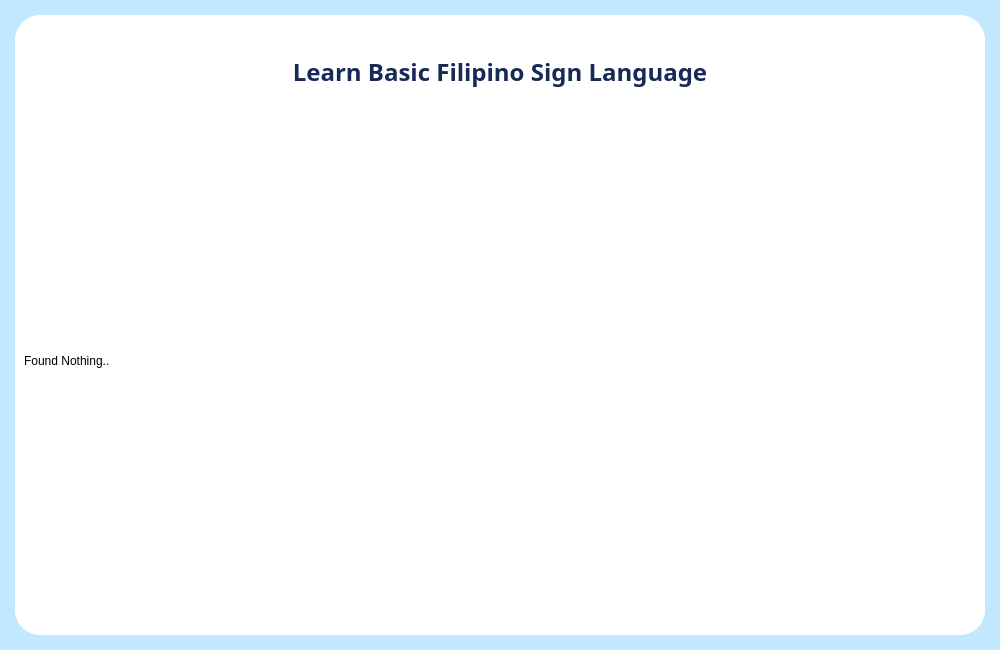
<?xml version="1.0" encoding="UTF-8"?>
<ui version="4.0">
 <class>MainWindow</class>
 <widget class="QMainWindow" name="MainWindow">
  <property name="geometry">
   <rect>
    <x>0</x>
    <y>0</y>
    <width>1000</width>
    <height>650</height>
   </rect>
  </property>
  <property name="windowTitle">
   <string>MainWindow</string>
  </property>
  <widget class="QWidget" name="centralwidget">
   <property name="styleSheet">
    <string notr="true">QWidget {
background-color : #C2E8FF
}</string>
   </property>
   <layout class="QVBoxLayout" name="verticalLayout">
    <property name="leftMargin">
     <number>15</number>
    </property>
    <property name="topMargin">
     <number>15</number>
    </property>
    <property name="rightMargin">
     <number>15</number>
    </property>
    <property name="bottomMargin">
     <number>15</number>
    </property>
    <item>
     <widget class="QStackedWidget" name="stackedWidget">
      <property name="styleSheet">
       <string notr="true"/>
      </property>
      <property name="currentIndex">
       <number>2</number>
      </property>
      <widget class="QWidget" name="page_home">
       <property name="styleSheet">
        <string notr="true">QWidget {
background-color : #ffffff;
border-radius : 25px;
}</string>
       </property>
       <layout class="QVBoxLayout" name="verticalLayout_2" stretch="0,0,5,0">
        <item>
         <layout class="QHBoxLayout" name="horizontalLayout" stretch="1,0">
          <property name="leftMargin">
           <number>10</number>
          </property>
          <property name="topMargin">
           <number>5</number>
          </property>
          <item>
           <widget class="QLabel" name="label_logo">
            <property name="maximumSize">
             <size>
              <width>200</width>
              <height>100</height>
             </size>
            </property>
            <property name="text">
             <string/>
            </property>
            <property name="pixmap">
             <pixmap>icons/logo.png</pixmap>
            </property>
            <property name="scaledContents">
             <bool>true</bool>
            </property>
            <property name="alignment">
             <set>Qt::AlignLeading|Qt::AlignLeft|Qt::AlignTop</set>
            </property>
            <property name="margin">
             <number>0</number>
            </property>
           </widget>
          </item>
          <item>
           <spacer name="horizontalSpacer">
            <property name="orientation">
             <enum>Qt::Horizontal</enum>
            </property>
            <property name="sizeHint" stdset="0">
             <size>
              <width>40</width>
              <height>20</height>
             </size>
            </property>
           </spacer>
          </item>
         </layout>
        </item>
        <item>
         <layout class="QHBoxLayout" name="horizontalLayout_4" stretch="1">
          <item>
           <widget class="QLabel" name="label_home">
            <property name="enabled">
             <bool>true</bool>
            </property>
            <property name="font">
             <font>
              <family>Coolvetica Rg</family>
              <pointsize>18</pointsize>
              <weight>75</weight>
              <bold>true</bold>
             </font>
            </property>
            <property name="styleSheet">
             <string notr="true">QLabel {
color : #192955
}</string>
            </property>
            <property name="text">
             <string>Translate and Learn Basic Filipino Sign Language</string>
            </property>
            <property name="alignment">
             <set>Qt::AlignCenter</set>
            </property>
            <property name="margin">
             <number>30</number>
            </property>
           </widget>
          </item>
         </layout>
        </item>
        <item>
         <layout class="QHBoxLayout" name="horizontalLayout_3" stretch="10,10">
          <item>
           <widget class="QPushButton" name="pushButton_translation">
            <property name="minimumSize">
             <size>
              <width>300</width>
              <height>300</height>
             </size>
            </property>
            <property name="maximumSize">
             <size>
              <width>600</width>
              <height>600</height>
             </size>
            </property>
            <property name="styleSheet">
             <string notr="true">QPushButton {
background-color : #C2E8FF;
border: none;
border-radius : 25px;
}
QPushButton:hover {
background-color : #A9D6FF;
}</string>
            </property>
            <property name="text">
             <string/>
            </property>
            <property name="icon">
             <iconset>
              <normaloff>icons/Frame 17.png</normaloff>icons/Frame 17.png</iconset>
            </property>
            <property name="iconSize">
             <size>
              <width>290</width>
              <height>290</height>
             </size>
            </property>
           </widget>
          </item>
          <item>
           <widget class="QPushButton" name="pushButton_learn">
            <property name="minimumSize">
             <size>
              <width>300</width>
              <height>300</height>
             </size>
            </property>
            <property name="maximumSize">
             <size>
              <width>600</width>
              <height>600</height>
             </size>
            </property>
            <property name="styleSheet">
             <string notr="true">QPushButton{
background-color: #C2E8FF;
border: none;
border-radius : 25px;
}
QPushButton:hover {
background-color : #A9D6FF;
}</string>
            </property>
            <property name="text">
             <string/>
            </property>
            <property name="icon">
             <iconset>
              <normaloff>icons/Frame 13.png</normaloff>icons/Frame 13.png</iconset>
            </property>
            <property name="iconSize">
             <size>
              <width>260</width>
              <height>260</height>
             </size>
            </property>
           </widget>
          </item>
         </layout>
        </item>
        <item>
         <layout class="QHBoxLayout" name="horizontalLayout_2" stretch="1,1">
          <property name="leftMargin">
           <number>10</number>
          </property>
          <property name="rightMargin">
           <number>10</number>
          </property>
          <item>
           <widget class="QLabel" name="label_translation">
            <property name="font">
             <font>
              <family>Coolvetica Rg</family>
              <pointsize>15</pointsize>
              <weight>75</weight>
              <bold>true</bold>
             </font>
            </property>
            <property name="styleSheet">
             <string notr="true">#label_translation{color : #192955;}</string>
            </property>
            <property name="text">
             <string>TRANSLATE</string>
            </property>
            <property name="alignment">
             <set>Qt::AlignCenter</set>
            </property>
           </widget>
          </item>
          <item>
           <widget class="QLabel" name="label_learn">
            <property name="font">
             <font>
              <family>Coolvetica Rg</family>
              <pointsize>15</pointsize>
              <weight>75</weight>
              <italic>false</italic>
              <bold>true</bold>
             </font>
            </property>
            <property name="styleSheet">
             <string notr="true">#label_learn{color : #192955;}</string>
            </property>
            <property name="text">
             <string>LEARN</string>
            </property>
            <property name="alignment">
             <set>Qt::AlignCenter</set>
            </property>
           </widget>
          </item>
         </layout>
        </item>
       </layout>
      </widget>
      <widget class="QWidget" name="page_translation">
       <property name="styleSheet">
        <string notr="true">QWidget {
background-color : #ffffff;
border-radius : 25px;
}</string>
       </property>
       <layout class="QVBoxLayout" name="verticalLayout_3" stretch="0,0,5">
        <item>
         <layout class="QHBoxLayout" name="horizontalLayout_5" stretch="0,0">
          <property name="leftMargin">
           <number>10</number>
          </property>
          <property name="topMargin">
           <number>5</number>
          </property>
          <item>
           <widget class="QLabel" name="label_logo_2">
            <property name="maximumSize">
             <size>
              <width>200</width>
              <height>100</height>
             </size>
            </property>
            <property name="text">
             <string/>
            </property>
            <property name="pixmap">
             <pixmap>icons/logo.png</pixmap>
            </property>
            <property name="scaledContents">
             <bool>true</bool>
            </property>
            <property name="alignment">
             <set>Qt::AlignLeading|Qt::AlignLeft|Qt::AlignTop</set>
            </property>
            <property name="margin">
             <number>1</number>
            </property>
           </widget>
          </item>
          <item>
           <spacer name="horizontalSpacer_2">
            <property name="orientation">
             <enum>Qt::Horizontal</enum>
            </property>
            <property name="sizeHint" stdset="0">
             <size>
              <width>40</width>
              <height>20</height>
             </size>
            </property>
           </spacer>
          </item>
         </layout>
        </item>
        <item>
         <layout class="QHBoxLayout" name="horizontalLayout_7">
          <item>
           <widget class="QLabel" name="label_translate">
            <property name="enabled">
             <bool>true</bool>
            </property>
            <property name="font">
             <font>
              <family>Coolvetica Rg</family>
              <pointsize>18</pointsize>
              <weight>75</weight>
              <bold>true</bold>
             </font>
            </property>
            <property name="styleSheet">
             <string notr="true">QLabel {
color : #192955
}</string>
            </property>
            <property name="text">
             <string>Translate Basic Filipino Sign Language</string>
            </property>
            <property name="alignment">
             <set>Qt::AlignCenter</set>
            </property>
            <property name="margin">
             <number>30</number>
            </property>
           </widget>
          </item>
         </layout>
        </item>
        <item>
         <layout class="QHBoxLayout" name="horizontalLayout_9">
          <item>
           <widget class="QLabel" name="label_video">
            <property name="text">
             <string/>
            </property>
            <property name="alignment">
             <set>Qt::AlignCenter</set>
            </property>
           </widget>
          </item>
         </layout>
        </item>
       </layout>
      </widget>
      <widget class="QWidget" name="page_learn">
       <property name="styleSheet">
        <string notr="true">QWidget {
background-color : #ffffff;
border-radius : 25px;
}</string>
       </property>
       <layout class="QVBoxLayout" name="verticalLayout_4" stretch="0,0,5">
        <item>
         <layout class="QHBoxLayout" name="horizontalLayout_6">
          <property name="leftMargin">
           <number>10</number>
          </property>
          <property name="topMargin">
           <number>5</number>
          </property>
          <item>
           <widget class="QLabel" name="label_logo_3">
            <property name="maximumSize">
             <size>
              <width>200</width>
              <height>100</height>
             </size>
            </property>
            <property name="text">
             <string/>
            </property>
            <property name="pixmap">
             <pixmap>icons/logo.png</pixmap>
            </property>
            <property name="scaledContents">
             <bool>true</bool>
            </property>
            <property name="alignment">
             <set>Qt::AlignLeading|Qt::AlignLeft|Qt::AlignTop</set>
            </property>
            <property name="margin">
             <number>1</number>
            </property>
           </widget>
          </item>
          <item>
           <spacer name="horizontalSpacer_3">
            <property name="orientation">
             <enum>Qt::Horizontal</enum>
            </property>
            <property name="sizeHint" stdset="0">
             <size>
              <width>40</width>
              <height>20</height>
             </size>
            </property>
           </spacer>
          </item>
         </layout>
        </item>
        <item>
         <layout class="QHBoxLayout" name="horizontalLayout_8">
          <item>
           <widget class="QLabel" name="label_home_2">
            <property name="enabled">
             <bool>true</bool>
            </property>
            <property name="font">
             <font>
              <family>Coolvetica Rg</family>
              <pointsize>18</pointsize>
              <weight>75</weight>
              <bold>true</bold>
             </font>
            </property>
            <property name="styleSheet">
             <string notr="true">QLabel {
color : #192955
}</string>
            </property>
            <property name="text">
             <string>Learn Basic Filipino Sign Language</string>
            </property>
            <property name="alignment">
             <set>Qt::AlignCenter</set>
            </property>
            <property name="margin">
             <number>30</number>
            </property>
           </widget>
          </item>
         </layout>
        </item>
        <item>
         <layout class="QGridLayout" name="gridLayout">
          <item row="0" column="0">
           <widget class="QLabel" name="label_learn1">
            <property name="text">
             <string>Found Nothing..</string>
            </property>
           </widget>
          </item>
         </layout>
        </item>
       </layout>
      </widget>
     </widget>
    </item>
   </layout>
  </widget>
 </widget>
 <resources/>
 <connections/>
</ui>
